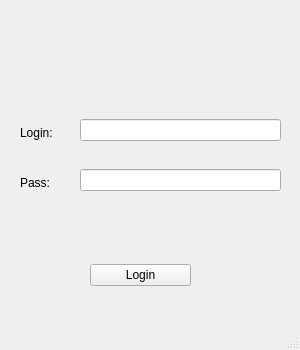
<?xml version="1.0" encoding="UTF-8"?>
<ui version="4.0">
    <class>LoginWindow</class>
    <widget class="QMainWindow" name="LoginWindow">
        <property name="geometry">
            <rect>
                <x>0</x>
                <y>0</y>
                <width>300</width>
                <height>350</height>
            </rect>
        </property>
        <property name="maximumSize">
            <size>
                <width>300</width>
                <height>350</height>
            </size>
        </property>
        <property name="windowTitle">
            <string>Авторизация</string>
        </property>
        <property name="windowIcon">
            <iconset>
                <normaloff>img/logo.ico</normaloff>img/logo.ico
            </iconset>
        </property>
        <property name="tabShape">
            <enum>QTabWidget::Rounded</enum>
        </property>
        <widget class="QWidget" name="centralwidget">
            <widget class="QWidget" name="verticalLayoutWidget">
                <property name="geometry">
                    <rect>
                        <x>20</x>
                        <y>0</y>
                        <width>261</width>
                        <height>101</height>
                    </rect>
                </property>
                <layout class="QVBoxLayout" name="verticalLayout_4">
                    <item>
                        <widget class="QLabel" name="aircraft_logo">
                            <property name="text">
                                <string/>
                            </property>
                            <property name="pixmap">
                                <pixmap>img/Delta-A350.png</pixmap>
                            </property>
                            <property name="alignment">
                                <set>Qt::AlignCenter</set>
                            </property>
                        </widget>
                    </item>
                </layout>
            </widget>
            <widget class="QWidget" name="verticalLayoutWidget_2">
                <property name="geometry">
                    <rect>
                        <x>20</x>
                        <y>110</y>
                        <width>62</width>
                        <height>46</height>
                    </rect>
                </property>
                <layout class="QVBoxLayout" name="verticalLayout_5">
                    <item>
                        <widget class="QLabel" name="Login">
                            <property name="text">
                                <string>Login:</string>
                            </property>
                        </widget>
                    </item>
                </layout>
            </widget>
            <widget class="QWidget" name="verticalLayoutWidget_3">
                <property name="geometry">
                    <rect>
                        <x>80</x>
                        <y>110</y>
                        <width>201</width>
                        <height>41</height>
                    </rect>
                </property>
                <layout class="QVBoxLayout" name="verticalLayout_6">
                    <item>
                        <widget class="QLineEdit" name="login_input">
                            <property name="maxLength">
                                <number>30</number>
                            </property>
                        </widget>
                    </item>
                </layout>
            </widget>
            <widget class="QWidget" name="verticalLayoutWidget_4">
                <property name="geometry">
                    <rect>
                        <x>80</x>
                        <y>155</y>
                        <width>201</width>
                        <height>51</height>
                    </rect>
                </property>
                <layout class="QVBoxLayout" name="verticalLayout_7">
                    <item>
                        <widget class="QLineEdit" name="password_input">
                            <property name="maxLength">
                                <number>30</number>
                            </property>
                            <property name="echoMode">
                                <enum>QLineEdit::Password</enum>
                            </property>
                        </widget>
                    </item>
                </layout>
            </widget>
            <widget class="QWidget" name="verticalLayoutWidget_5">
                <property name="geometry">
                    <rect>
                        <x>20</x>
                        <y>160</y>
                        <width>62</width>
                        <height>46</height>
                    </rect>
                </property>
                <layout class="QVBoxLayout" name="verticalLayout_8">
                    <item>
                        <widget class="QLabel" name="Pass">
                            <property name="text">
                                <string>Pass:</string>
                            </property>
                        </widget>
                    </item>
                </layout>
            </widget>
            <widget class="QWidget" name="verticalLayoutWidget_6">
                <property name="geometry">
                    <rect>
                        <x>20</x>
                        <y>210</y>
                        <width>261</width>
                        <height>41</height>
                    </rect>
                </property>
                <layout class="QVBoxLayout" name="verticalLayout_9">
                    <item>
                        <widget class="QLabel" name="error_box">
                            <property name="text">
                                <string></string>
                            </property>
                        </widget>
                    </item>
                </layout>
            </widget>
            <widget class="QWidget" name="verticalLayoutWidget_7">
                <property name="geometry">
                    <rect>
                        <x>90</x>
                        <y>260</y>
                        <width>101</width>
                        <height>31</height>
                    </rect>
                </property>
                <layout class="QVBoxLayout" name="verticalLayout_10">
                    <item>
                        <widget class="QPushButton" name="login_submit_btn">
                            <property name="text">
                                <string>Login</string>
                            </property>
                        </widget>
                    </item>
                </layout>
            </widget>
        </widget>
        <widget class="QMenuBar" name="menubar">
            <property name="geometry">
                <rect>
                    <x>0</x>
                    <y>0</y>
                    <width>300</width>
                    <height>21</height>
                </rect>
            </property>
        </widget>
        <widget class="QStatusBar" name="statusbar"/>
        <action name="actionMain">
            <property name="text">
                <string>Main</string>
            </property>
        </action>
    </widget>
    <resources/>
    <connections/>
</ui>
